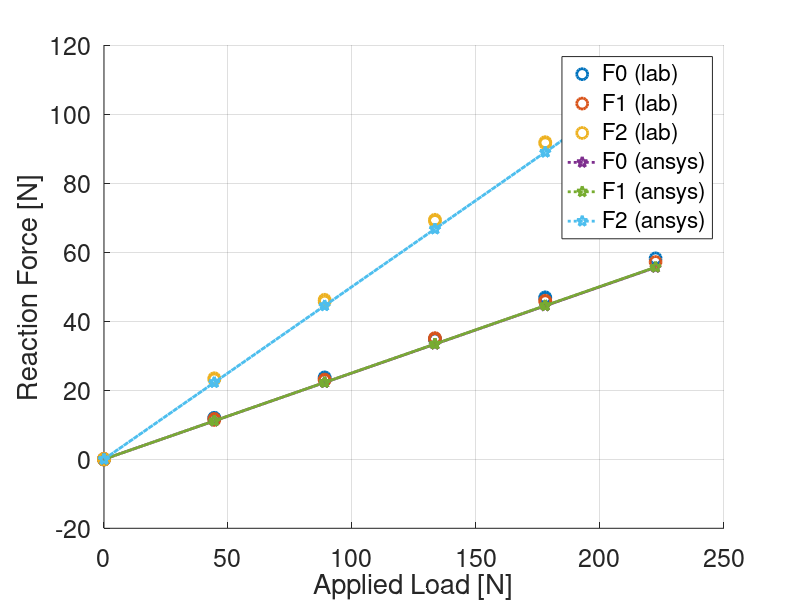
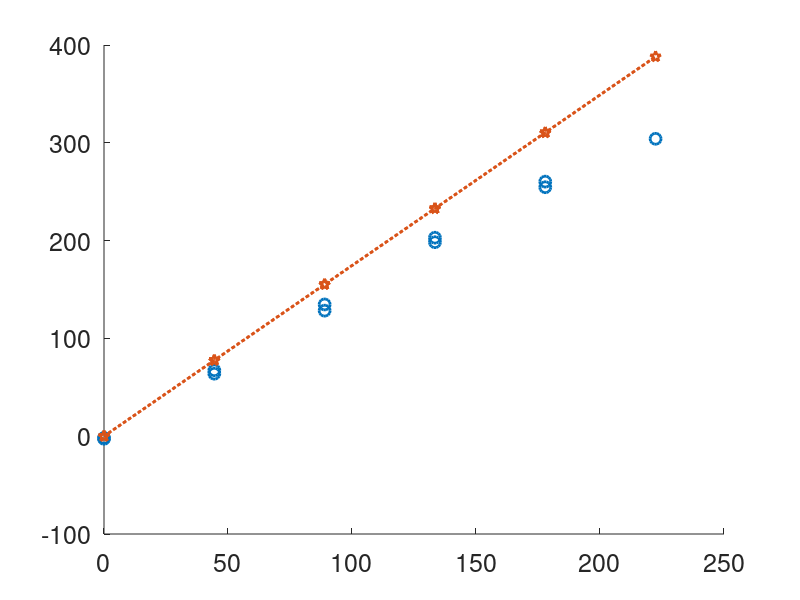

These charts were generated, in order, by the following MATLAB code: (Note: this script raises an error after producing the figures.)
% Script to analyze ANSYS and lab data for ASEN 3112 Lab 2

% clear workspace
close all
clear
clc

% beam properties and equivalent beam calculation
P = 50 * 4.44822;
Lb = .25;
L = 16*Lb;
E = 69.5e9;
A = pi*(.009525/2)^2 - pi*(.009525/2 - .001587)^2;
I = 4*A*(Lb/2)^2;
ue = (P*L^3) / (48*E*I);

% load lab data
data = load('truss_data.txt');

% separate into means
inds = [0; find(diff(data(:,1))~=0); length(data(:,1))];
for k = 1:length(inds)-1
    rng = inds(k)+1:inds(k+1);
    lab.lcase(k) = mean(data(rng,1));
    lab.F0(k) = mean(data(rng,2));
    lab.F1(k) = mean(data(rng,3));
    lab.F2(k) = mean(data(rng,4));
    lab.F3D(k) = mean(data(rng,5));
    lab.LVDT(k) = mean(data(rng,6));
end
clear data

% create vector to linearly interpolate ansys
scalevec = lab.lcase/max(lab.lcase);

% convert units
lab.lcase = lab.lcase * 4.44822; % lb to N
lab.F0 = lab.F0 * 4.44822; % lb to N
lab.F1 = lab.F1 * 4.44822; % lb to N
lab.F2 = lab.F2 * 4.44822; % lb to N
lab.F3D = lab.F3D * 4.44822; % lb to N
lab.LVDT = lab.LVDT * 25.4; % in to mm

% data taken from ANSYS outputs
ansys.F0 = 55.5620 * scalevec;
ansys.F1 = 55.6380 * scalevec;
ansys.F2 = (55.6380 + 55.5620) * scalevec;
ansys.F3D = E*A/Lb * (0.16224e-03 - 0.12697e-03) * scalevec;
ansys.LVDT = 1.8615 * scalevec;

% plotting specifications
line_width = 2;
font_size  = 18;
mkr_size   = 8;
set(0,'DefaultLineLineWidth' ,line_width);
set(0,'DefaultAxesFontSize'  ,font_size);
set(0,'DefaultLineMarkerSize',mkr_size);

% plot results
figure
hold on
plot(lab.lcase,[lab.F0(:) lab.F1(:) lab.F2(:)],'o');
plot(lab.lcase,[ansys.F0(:) ansys.F1(:) ansys.F2(:)],'p:')
grid on
xlabel('Applied Load [N]')
ylabel('Reaction Force [N]')
legend('F0 (lab)','F1 (lab)','F2 (lab)','F0 (ansys)','F1 (ansys)',...
    'F2 (ansys)','Location','Best')
hold off

figure
hold on
plot(lab.lcase,lab.F3D,'o',lab.lcase,ansys.F3D,'p:')
internal_fit=fit(lab.lcase(:),lab.F3D(:),'poly1');
plot(internal_fit,'b:')
grid on
xlabel('Applied Load [N]')
ylabel('Internal Force [N]')
legend('Lab data','Ansys data','Line best fit to lab','Location','Best')
hold off

figure
hold on
plot(lab.lcase,lab.LVDT,'o',lab.lcase,ansys.LVDT,'p:')
deflection_fit=fit(lab.lcase(:),lab.LVDT(:),'poly1');
plot(deflection_fit,'b:')
hline(1000*ue,'k:','Analytic Prediction')
grid on
xlabel('Applied Load [N]')
ylabel('Deflection [mm]')
legend('Lab data','Ansys data','Line best fit to data','Location','Best')